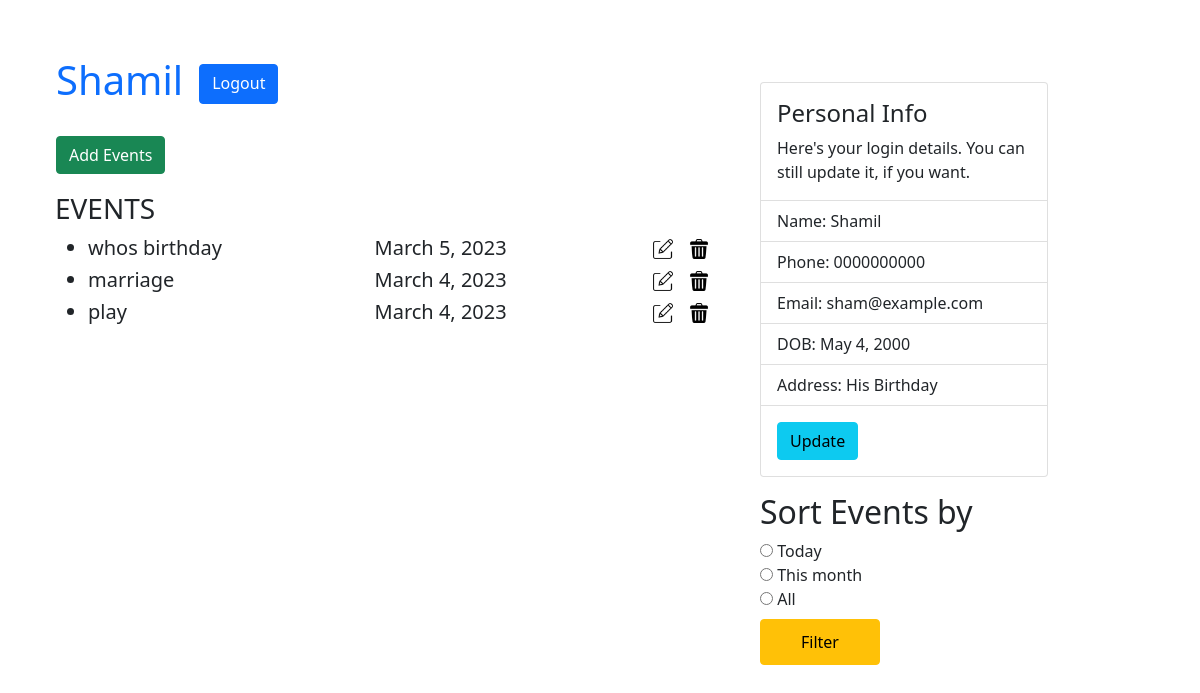
Page /12 on the committed database.
### users/models.py (models this page shows, shortened)
class Customer(models.Model):
    number = models.IntegerField()
    full_name = models.CharField(max_length=255)
    phone = models.CharField(max_length=10)
    email = models.EmailField()
    address = models.TextField()
    date_of_birth = models.DateField()
    password = models.CharField(max_length=255)
    user = models.OneToOneField('auth.User', on_delete=models.CASCADE)
    event = models.ManyToManyField('events.Events')

### events/models.py (models this page shows, shortened)
class Events(models.Model):
    id = models.AutoField(primary_key=True)
    event_name  = models.CharField(max_length=255)
    event_date = models.DateField(blank=True, null=True)
    is_deleted = models.BooleanField(default=False)

### web/views.py (the view, shortened to what this page needs)
# urls.py: path('<int:id>', views.sort, name='sort')
def sort(request, id):
    instances = get_object_or_404(Customer.objects.filter(number=id))
    events = instances.event.filter(is_deleted=False)
    sort  = request.GET.get('sort')
    now = datetime.datetime.now()
    month = now.month
    if sort:
        if sort == 'today':
            events = instances.event.filter(event_date=datetime.date.today(), is_deleted=False)
        elif sort == 'this-month':
            events = instances.event.filter(event_date__month=month, is_deleted=False)
        elif sort == 'all':
            events = events
    else:
        context = {
            'title' : instances.full_name,
            'events' : events,
            'instances' : instances,
            'error' : True,
            'message' : 'Event error'
        }
        return render(request, 'events/item.html', context=context)

### templates/events/item.html (shortened to what this page needs)
<!DOCTYPE html>
<html lang="en">
    <head>
        {% load static %}
        <link rel="stylesheet" href="../../static/css/bootstrap.min.css" />
        <link rel="stylesheet" href="../../static/css/responsive.css" />
        </head>
    <body>
        <section id="customer">
            <section class="p-5 m-2">
                <div class="d-flex align-items-center mb-3">
                    <a href="#" style="text-decoration: none;"><h1>{{instances.full_name}}</h1></a>
                    <a class="btn btn-primary mx-3" href="{% url 'users:logout' %}" style="height: 5vh;">Logout</a>
                </div>
                <a class="btn btn-success my-2" href="{% url 'events:add_event' %}">Add Events</a>
                <div class="d-flex justify-content-between">
                    <div>
                        <div>
                            <ul>
                                <h3 style="margin: 10px -33px;">EVENTS</h3>
                                {% for event in events.all %}
                                    <li class="d-flex" style="width: 150%;">
                                        <div style="width: 30%; text-align: left;">
                                            <h5 style="display: list-item;">{{event.event_name}}</h5>
                                        </div>
                                        <div style="width: 35%; text-align: left;">
                                            <h5 class="mx-5">{{event.event_date}}</h5>
                                        </div>
                                        <div class="d-flex mx-5">
                                            <div>
                                                <a href="{% url 'events:edit_event' id=event.id %}">
                                                    <img src="{% static '../../static/images/edit.png' %}" width="20" >
                                                </a>
                                            </div>
                                            <div class="mx-3">
                                                <a href="{% url 'events:delete_event' id=event.id %}">
                                                    <img src="{% static '../../static/images/trash.png' %}" width="20" >
                                                </a>
                                            </div>
                                        </div>
                                    </li>
                                {% endfor %}
                            </ul>
                        </div>
                    </div>
                    <div class="mx-5 px-5" style="margin-top: -100px;">
                        <div class="card" style="width: 18rem;">
                            <div class="card-body">
                            <h4 class="card-title">Personal Info</h4>
                            <p class="card-text">Here's your login details. You can still update it, if you want.</p>
                            </div>
                            <ul class="list-group list-group-flush">
                                <li class="list-group-item">Name: {{instances.full_name}}</li>
                                <li class="list-group-item">Phone: {{instances.phone}}</li>
                                <li class="list-group-item">Email: {{instances.email}}</li>
                                <li class="list-group-item">DOB: {{instances.date_of_birth}}</li>
                                <li class="list-group-item">Address: {{instances.address}}</li>
                            </ul>
                            <div class="card-body">
                            <a href="/update/{{instances.id}}" class="btn btn-info">Update</a>
                            </div>
                        </div>
                        <form action="" method="" class="mt-3">
                            <h2>Sort Events by</h2>
                            <div>
                                <input type="radio" id="Today" name="sort" value="today" >
                                <label for="today">Today</label>
                            </div>
                            <div>
                                <input type="radio" name="sort" value="this-month" >
                                <label for="this-month">This month</label>
                            </div>
                            <div class="mb-2">
                                <input type="radio" name="sort" value="all" >
                                <label for="all">All</label>
                            </div>
                            <input class="btn btn-warning" type="submit" value="Filter" style="padding: 10px 40px;"/>
                        </form>
                    </div>
                </div>
            </section>
        </section>
    </body>
</html>

### rows in the picture
Customer: full_name "Shamil", phone "0000000000", email "sham@example.com", date_of_birth "May 4, 2000", address "His Birthday"
Events: event_name "whos birthday", event_date "March 5, 2023"
Events: event_name "marriage", event_date "March 4, 2023"
Events: event_name "play", event_date "March 4, 2023"
